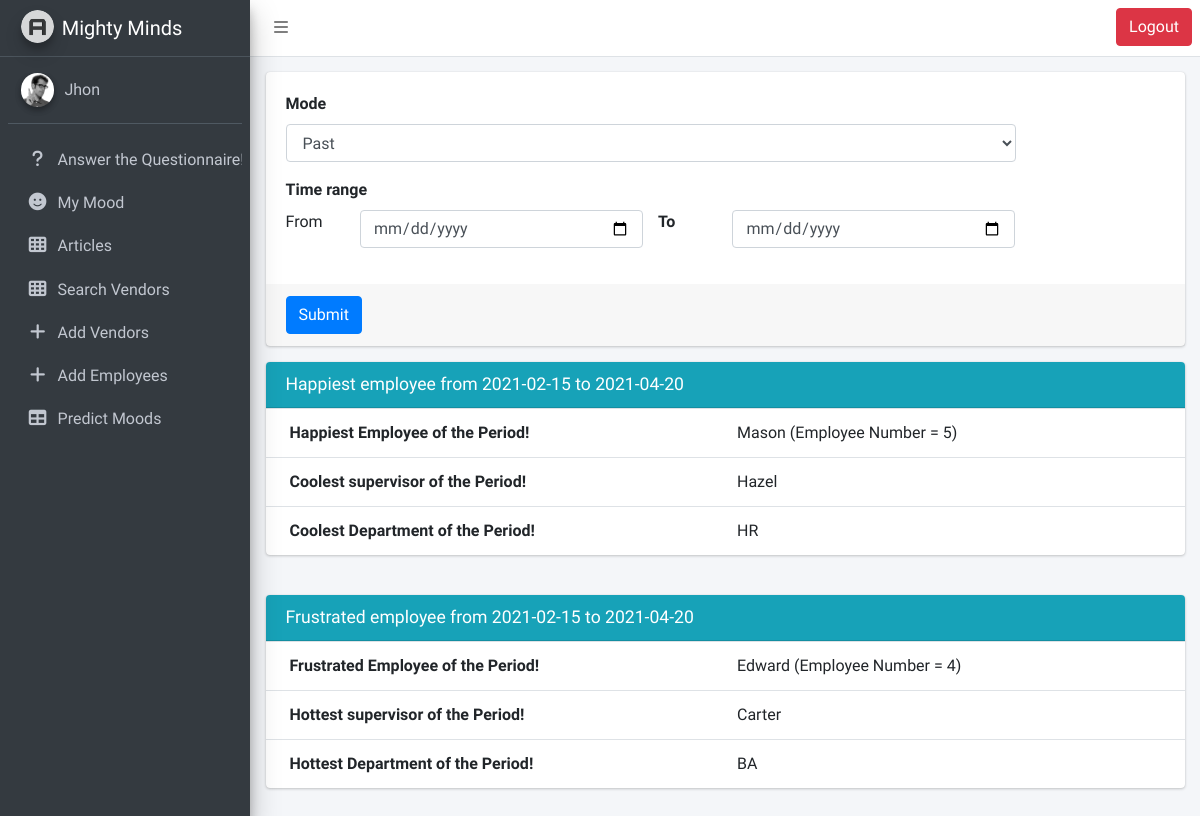
Screenshot of /employeeCredits.php (signed in) with the database file from the repository.
### tables this page shows
CREATE TABLE `employee` (
  `ID` int(11) NOT NULL,
  `Name` varchar(225) NOT NULL,
  `Password` varchar(225) NOT NULL,
  `Email` varchar(225) NOT NULL,
  `Department` varchar(225) NOT NULL,
  `Location` varchar(225) NOT NULL,
  `Supervisor` varchar(225) NOT NULL,
  `role` varchar(225) NOT NULL DEFAULT 'user'
);

### employeeCredits.php (the view, shortened to what this page needs)
<?php
include('layout/header.php');
include('layout/navbar.php');
include('layout/sidebar.php');
$Database = new Database();
$conn = $Database->getConnection();
$mode = 'past';
$from = '2021-02-15';
$to = date("Y-m-d");
$sql="SELECT DISTINCT EmployeeID FROM Mood";
$result=$conn->query($sql);
$happiestEmployee = null;
$maxGreatCount = 0;
$frustratedEmployee = null;
$maxBadCount = null;
if ($mode=='past') {
    while ($row = $result->fetch_assoc()) {
        $sql1 = "SELECT COUNT(mood) AS 'moodCount' FROM Mood WHERE EmployeeID = " . $row['EmployeeID'] . " AND mood = 'Great' AND DatePosted BETWEEN '" . $from . "' AND '" . $to . "'";
        $result1 = $conn->query($sql1);
        while ($row1 = $result1->fetch_assoc()) {
            if ($maxGreatCount < $row1['moodCount']) {
                $maxGreatCount = $row1['moodCount'];
                $happiestEmployee = $row['EmployeeID'];
            }
        }
        $sql2 = "SELECT COUNT(mood) AS 'moodCount' FROM Mood WHERE EmployeeID = " . $row['EmployeeID'] . " AND mood = 'Bad' AND DatePosted BETWEEN '" . $from . "' AND '" . $to . "'";
        $result2 = $conn->query($sql2);
        while ($row2 = $result2->fetch_assoc()) {
            if ($maxBadCount < $row2['moodCount']) {
                $maxBadCount = $row2['moodCount'];
                $frustratedEmployee = $row['EmployeeID'];
            }
        }
    }
}
?>
<div class="content-wrapper">
    <div class="content-header">
        <div class="container-fluid">
            <div class="row">
                <div class="col-md-12">
                    <div class="card card-primary">
                        <form method="post" action="employeeCredits.php">
                            <div class="card-body">
                                <div class="form-group">
                                    <label for="mode">Mode</label>
                                    <div class="row">
                                        <div class="col-md-10">
                                            <select name="mode" class="form-control" id="mode">
                                                <?php
                                                if ($mode=='past'){
                                                    echo '<option value="past">Past</option>
                                                          <option value="future">Future</option>';
                                                }
                                                else{
                                                    echo '<option value="future">Future</option>
                                                          <option value="past">Past</option>';
                                                }
                                                ?>
                                            </select>
                                        </div>
                                    </div>
                                </div>
                                <div class="form-group">
                                    <label for="location">Time range</label>
                                    <div class="row">
                                        <div class="col-md-1">
                                            From
                                        </div>
                                        <div class="col-md-4">
                                            <input id="from-date" name="fromDate" type="date" <?=($mode=='past') ? 'max="'.date("Y-m-d").'"' : 'min="'.date("Y-m-d").'" max="'.date("Y-m-d").'"'?> class="form-control" placeholder="Location">
                                        </div>
                                        <div class="col-md-1">
                                            <label>To</label>
                                        </div>
                                        <div class="col-md-4">
                                            <input id="to-date" name="toDate" type="date" <?=($mode=='past') ? 'max="'.date("Y-m-d").'"' : 'min="'.date("Y-m-d").'"'?> class="form-control" placeholder="Location">
                                        </div>
                                    </div>
                                </div>
                            </div>
                            <div class="card-footer">
                                <button type="submit" class="btn btn-primary">Submit</button>
                            </div>
                        </form>
                    </div>
                </div>
            </div>
            <div class="row">
                <div class="col-md-12">
                    <div class="card card-info">
                        <div class="card-header">
                            <h3 class="card-title">Happiest employee from <?=$from?> to <?=$to?></h3>
                        </div>
                        <div class="card-body p-0">
                            <table class="table">
                                <tbody>
                                    <?php
                                    $sql="SELECT * FROM employee WHERE ID = ".$happiestEmployee;
                                    $result=$conn->query($sql);
                                    if ($result) {
                                        while ($row = $result->fetch_assoc()) {
                                            echo "<tr>
                                        <td width='50%'><b>Happiest Employee of the Period!</b></td>
                                            <td>" . $row['Name'] . " (Employee Number = " . $row['ID'] . ")</td>
                                        </tr>
                                        <tr>
                                            <td width='50%'><b>Coolest supervisor of the Period!</b></td>
                                            <td>" . $row['Supervisor'] . "</td>
                                        </tr>
                                        <tr>
                                            <td width='50%'><b>Coolest Department of the Period!</b></td>
                                            <td>" . $row['Department'] . "</td>
                                        </tr>";
                                        }
                                    }
                                    ?>
                                </tbody>
                            </table>
                        </div>
                    </div>
                </div>
            </div>
            <br>
            <div class="row">
                <div class="col-md-12">
                    <div class="card card-info">
                        <div class="card-header">
                            <h3 class="card-title">Frustrated employee from <?=$from?> to <?=$to?></h3>
                        </div>
                        <div class="card-body p-0">
                            <table class="table">
                                <tbody>
                                <?php
                                $sql="SELECT * FROM employee WHERE ID = ".$frustratedEmployee;
                                $result=$conn->query($sql);
                                if ($result) {
                                    while ($row = $result->fetch_assoc()) {
                                        echo "<tr>
                                        <td width='50%'><b>Frustrated Employee of the Period!</b></td>
                                            <td>" . $row['Name'] . " (Employee Number = " . $row['ID'] . ")</td>
                                        </tr>
                                        <tr>
                                            <td width='50%'><b>Hottest supervisor of the Period!</b></td>
                                            <td>" . $row['Supervisor'] . "</td>
                                        </tr>
                                        <tr>
                                            <td width='50%'><b>Hottest Department of the Period!</b></td>
                                            <td>" . $row['Department'] . "</td>
                                        </tr>";
                                    }
                                }
                                ?>
                                </tbody>
                            </table>
                        </div>
                    </div>
                </div>
            </div>
        </div>
    </div>
</div>
<?php
include('layout/footer.php');
?>

### rows the page displays
employee: Name "Mason", ID "5", Supervisor "Hazel", Department "HR"
employee: Name "Edward", ID "4", Supervisor "Carter", Department "BA"

### other values shown
$_SESSION['userInfo']['Name'] "Jhon"
$from "2021-02-15"
$to "2021-04-20"
